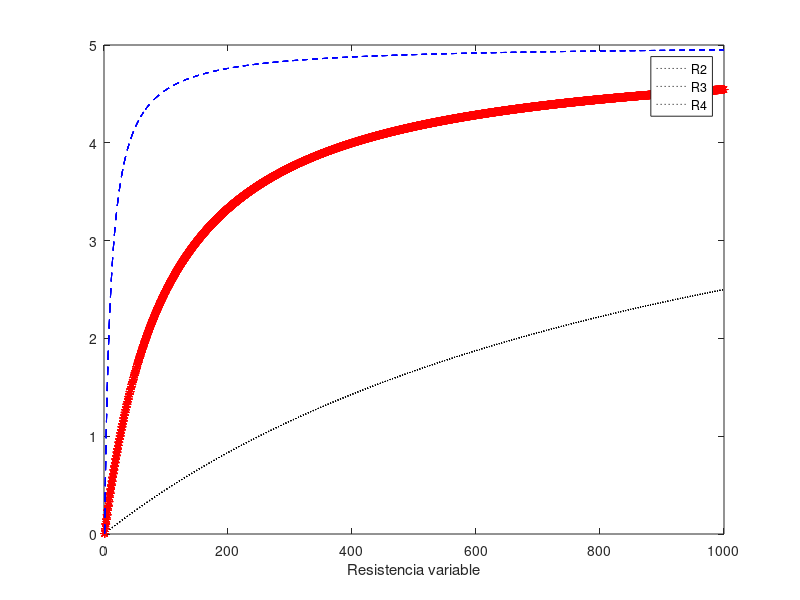

The MATLAB script that drew this image:
clear;
R1=1000;
VIN=5;

R2=(1:1000);
for i=1:3
    for j=1:3
VO=VIN*(R2 ./ (R1+R2));
plot(R2,VO,"k:");
hold on
end
end
V=[R2.', VO.']

R3=(1:10:10000);
for i=1:3
    for j=1:3
VO=VIN*(R3 ./ (R1+R3));
plot(R2,VO,"r*");
hold on
end
end

V=[R3.', VO.']

R4=(1:100:100000);
for i=1:3
    for j=1:3
VO=VIN*(R4 ./ (R1+R4));
plot(R2,VO,"b--");
hold on
end
end
V=[R4.', VO.']

hold off
legend({"R2","R3","R4"})
xlabel("Resistencia variable")